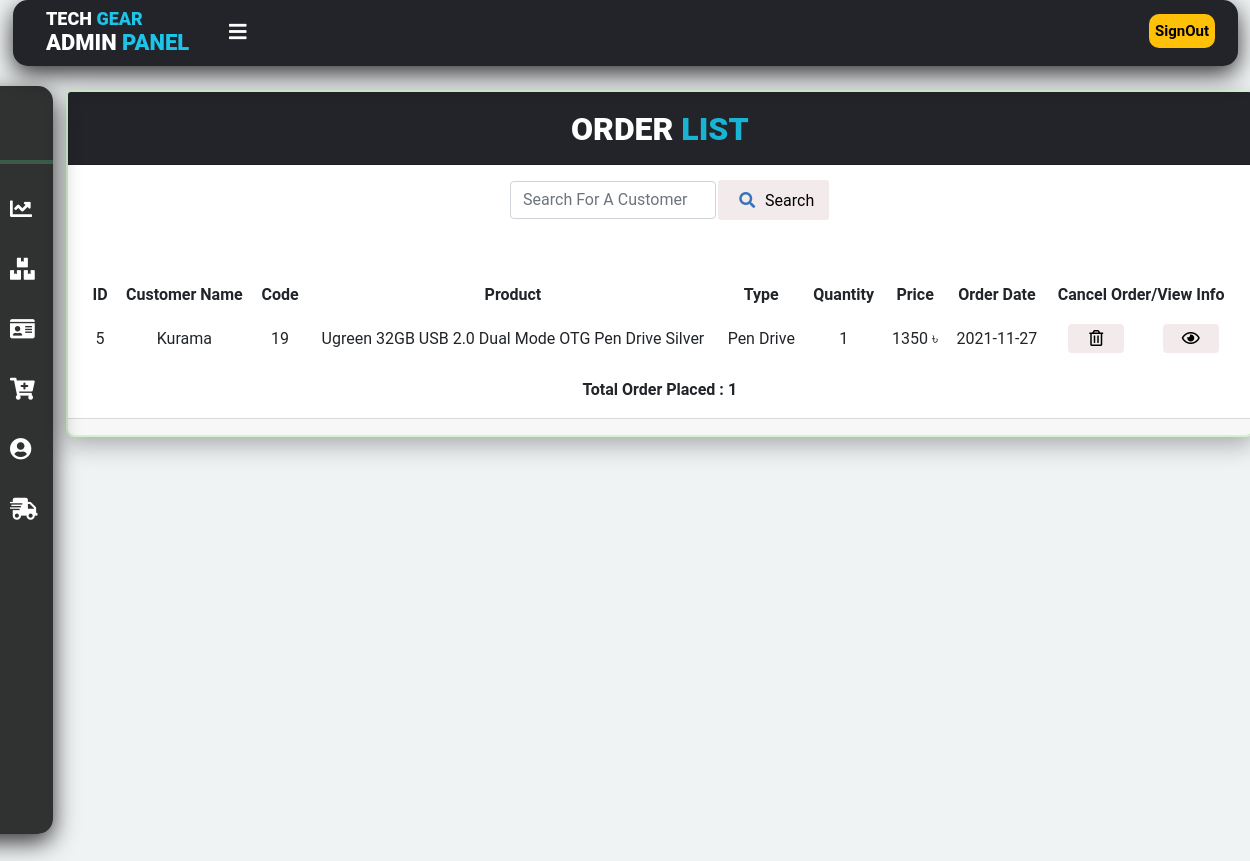
/admin_orderlist.php (signed in), run on the app's committed database.
### tables this page shows
CREATE TABLE `orderlist` (
  `customer_id` int(100) NOT NULL,
  `customer_name` varchar(100) NOT NULL,
  `customer_phone` int(100) NOT NULL,
  `customer_address` varchar(100) NOT NULL,
  `product_id` int(100) NOT NULL,
  `product_name` varchar(100) NOT NULL,
  `product_type` varchar(100) NOT NULL,
  `quantity` int(100) NOT NULL,
  `total_price` int(100) NOT NULL,
  `status` int(100) NOT NULL,
  `order_date` datetime NOT NULL DEFAULT current_timestamp() ON UPDATE current_timestamp()
);

### admin_orderlist.php (the view, shortened to what this page needs)
<!DOCTYPE html>
<html lang="en">
<head>
    <link rel="stylesheet" href="https://pro.fontawesome.com/releases/v5.10.0/css/all.css"/>
    <link href="https://cdn.jsdelivr.net/npm/bootstrap@5.1.3/dist/css/bootstrap.min.css" rel="stylesheet">
    <link rel="stylesheet" href="admin_orderlist.css">
</head>
<body>
<header>
    <label for="check">
<i class="fas fa-bars" id="sidebar-btn"></i>
</label>
<div class="left-area">
<h3>Tech <span>Gear</span></h3>
</div>
<div class="right-area">
<h3>Admin <span>Panel</span> </h3>
<button  type="button" onclick="document.location='logout.php'" class="btn btn-warning">SignOut</button>
</div>
</header>
<div class="sidebar">
          <center>
            <h4>Welcome, <?php echo $_SESSION['admin'];?></h4>
            <hr></hr>
          </center>
          <a href="admin.php"><i class="fas fa-chart-line"></i><span>Dashboard</span></a>
<a href="admin_orderlist.php"><i class="fas fa-boxes"></i><span>Order Details</span> </a>
<a href="admin_empdetails.php"><i class="fas fa-id-card"></i><span>Employee Details</span> </a>
<a href="admin_product.php"><i class="fas fa-cart-plus"></i><span>Product Details</span> </a>
<a href="admin_customer.php"><i class="fas fa-user-circle"></i><span>Customer Details</span> </a>
<a href="admin_ship.php"><i class="fas fa-shipping-fast"></i><span>Shipping Details</span> </a>
</div>
<div class="content">
<div class="card text-center">
  <div class="card-header">
   <h2>Order<span> List</span></h2>
  </div>
  <div class="card-body">
    <h5 class="card-title"><div class="input-group mb-3">
            <form action="admin_orderlistsearch.php" method="POST">
            <input type="text" name="search" class="form-control" placeholder="Search For A Customer" autocomplete="off" required>
            <button type="submit" name="submit" class="btn btn-light"><i class="fas fa-search"></i>&nbsp;Search</button>
</div></h5>
    <p class="card-text"><table class="table table-hover">
    <tr>
    <th>ID </th>
    <th>Customer&nbsp;Name </th>
    <th>Code</th>
    <th>Product</th>
    <th>Type</th>
    <th>Quantity</th>
    <th>Price</th>
    <th>Order&nbsp;Date </th>
    <th colspan ="4">Cancel&nbsp;Order/View&nbsp;Info</th>
  </tr>
  <?php
  include 'connect.php';
mysqli_select_db($connection,'store');
$display = "select *from orderlist";
$display_result = mysqli_query($connection,$display);
$count = "Select count(product_id) as total from orderlist";
$run = mysqli_query($connection,$count);
$result = mysqli_fetch_assoc($run);
while($fetch_display = mysqli_fetch_assoc($display_result))
{
  $query = "select DATE(order_date) as date from orderlist";
  $run = mysqli_query($connection,$query);
  $fetch = mysqli_fetch_assoc($run);
  ?>
<tr>
<td><?php echo $fetch_display['customer_id']?></td>
    <td><?php echo $fetch_display['customer_name']?></td>
    <td><?php echo $fetch_display['product_id']?></td>
    <td><?php echo $fetch_display['product_name']?></td>
    <td><?php echo $fetch_display['product_type']?></td>
    <td><?php echo $fetch_display['quantity']?></td>
    <td ><?php echo $fetch_display['total_price']?>&nbsp;&#x09F3</td>
    <td><?php echo $fetch['date']?></td>
    <?php echo' <td> <a class="btn btn-light" href="admin_orderlistremove.php?productid='.$fetch_display['product_id'].'role="button"><i class="far fa-trash-alt"></i></a></td>'?>
    <?php echo' <td> <a class="btn btn-light" href="admin_orderlistcustomer.php?customerid='.$fetch_display['customer_id'].'role="button"><i class="far fa-eye"></i><b></b></a></td>'?>
</tr> <?php }?>
</table></p>
<b>Total Order Placed : <?php echo $result['total']?></b>
  </div>
  <div class="card-footer text-muted">
  </div>
</div>
</div>
</body>
</html>

### admin_orderlist.css (style rules this page uses)
* { margin: 0; padding:0 ; font-family: "Roboto", sans-serif; }
body { margin: 0 ; padding: 0 ; font-family: "Roboto", sans-serif; background: #f0f3f4; }
header { position: fixed; background: #22242A; padding: 33px; width: 98%; height: 32px; box-shadow: 0px 8px 24px rgba(0,0,0,0.8); left: 13px; border-radius: 15px; z-index: 1; top: 0; }
.left-area h3 { color: #fff; margin: 0; text-transform: uppercase; font-size: 18px; font-weight:900; margin-top: -49px; }
.left-area span { color: #1DC4E7; }
.right-area h3 { color: #fff; margin: 0; text-transform: uppercase; font-size: 22px; font-weight:900; }
.right-area span { color:#1DC4E7; }
.btn-warning { padding: 6px; float: right; margin-top: -42px; margin-right:-10px; font-size:15px; font-weight:600; color: rgb(0, 0, 0); transition: 0.6s; transition-property:background; outline: none; border: none; border-radius:10px; }
.sidebar { background-color: rgba(0, 0, 0, 0.8); margin-top: 86px; padding-top: 35px; position: fixed; left: 12px; width: 253px; height: 84%; box-sizing: border-box; transition: 0.5s; transition-property: left; box-shadow: 0px 8px 24px rgba(0,0,0,0.8); border-radius:15px; top: 0px; z-index: 1; }
.input-group { position: block; display: flex; flex-wrap: wrap; align-items: stretch; width: 206px; left: 37%; }
.input-group .btn { position: block; z-index: 2; top: -50%; left: 78%; width: 54%; border-radius: 3px; line-height: 24px; }
.sidebar hr { color: rgb(132, 184, 230); border: 2px solid #58d68d ; }
.sidebar h4 { color: #fff; margin-top: 0; margin-bottom: 20px; font-size: 16px; }
.sidebar a { color: #fff; display: block; width: 100%; line-height: 60px; text-decoration: none; padding-left: 40px; box-sizing: border-box; transition:0.4s; transition-property:background; }
.sidebar i { padding-right: 15px; }
label #sidebar-btn { z-index: 1; color: #fff; position: fixed; cursor: pointer; left: 229px; font-size: 20px; margin: 5px 0; transition: 0.5s; transition-property: all; transition-property: color; top: 17px; }
#check:checked ~ .sidebar { left: -200px; }
#check:checked ~ .sidebar a { font-size: 22px; margin-left: 170px; width: 80px; }
.content { margin-left:250px; width: 100%; height: 100vh; transition: 0.5s; }
#check:checked ~ .content { margin-left:40px; }
.card { position: relative; display: flex; flex-direction: column; min-width: 0; word-wrap: break-word; background-color: #fff; background-clip: border-box; border: 2px solid #caf1c3d9; border-radius: 8px; width: 95%; left: 26px; z-index: 0; margin-top: 90px; box-shadow: 0px 8px 24px rgba(0,0,0,0.3); }
.card-header { padding: 0.5rem 1rem; margin-bottom: 0; background-color: rgba(0,0,0,.03); border-bottom: 1pxsolid rgba(0,0,0,.125); background: #22242A; }
.card-body { flex: 1 1 auto; padding: 1rem 1rem; }
.card-header h2 { color: #ffff; text-transform: uppercase; font-weight:900; margin-top:10px ; }
.card-header span { color: #19B3D3; font-weight:900; margin-top:10px ; }
.card-body h5 { font-size:22px; font-weight:600; }
.card-text { margin-top:0px; position: relative; top:-20px; }
.card .fas { margin: 6px; color: #3775bb; }
.table { --bs-table-bg: transparent; --bs-table-accent-bg: transparent; --bs-table-striped-color: #212529; --bs-table-striped-bg: rgba(0, 0, 0, 0.05); --bs-table-active-color: #212529; --bs-table-active-bg: rgba(0, 0, 0, 0.1); --bs-table-hover-color: #212529; --bs-table-hover-bg: rgba(0, 0, 0, 0.075); width: 100%; margin-bottom: 1rem; color: #212529; vertical-align:middle; border-color: #6eaae600; }
.btn-light { width: 56px; outline: none; border-radius: 0px; border-top-left-radius: 0px; border-bottom-left-radius: 0px; margin-bottom: 0px; position: relative; transition: 0.4s all; border: none; line-height: 16px; left: 3%; border-radius: 4px; transition: ease-in-out 0.9s; background :rgb(243, 235, 235); }

### data on the page
orderlist: customer_id "5", customer_name "Kurama", product "19", product_name "Ugreen 32GB USB 2.0 Dual Mode OTG Pen Drive Silver", product_type "Pen Drive", quantity "1", total_price "1350", date "2021-11-27"

### other printed values
$result['total'] "1"
